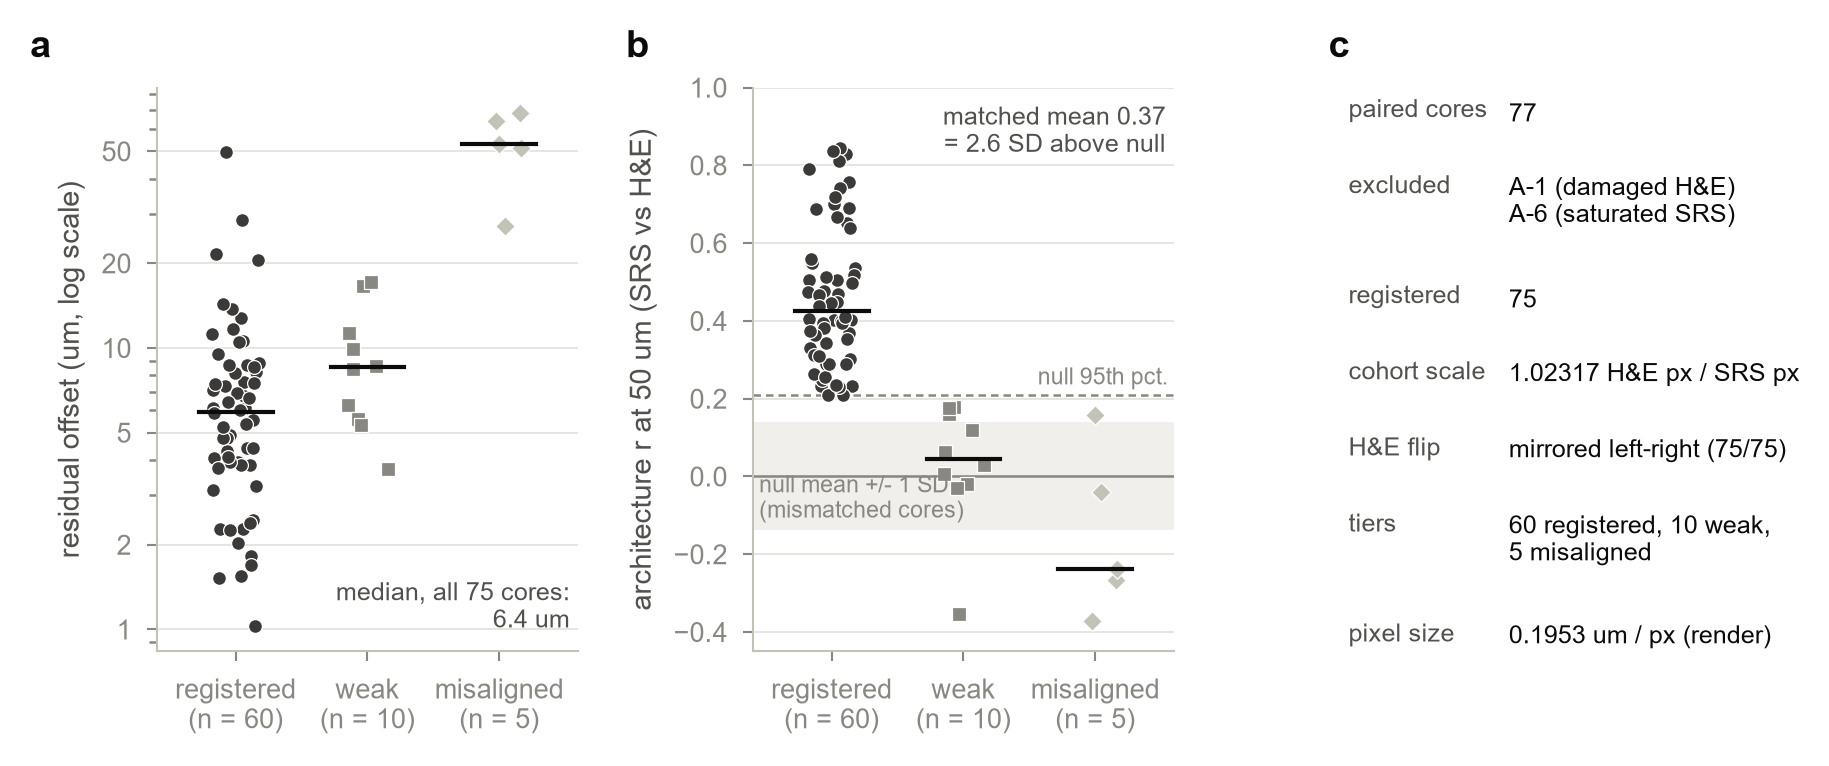

Recreate this plot in Python.
"""
Supplementary Figure S2 -- registration quality of the adjacent sections
(v2 pipeline outputs, read-only: VirtualH&E_Analysis_v2\\results).

(a) residual offset after registration per core (um), by registration tier.
(b) SRS-H&E architecture agreement at 50 um per core (matched sections)
    against the mismatched-core null (mean, +/- 1 SD band, 95th percentile).
(c) cohort facts: scale, mirroring, exclusions, tier counts.
Tiers are ordinal (registered > weak signal > misaligned): one-hue ink ramp
plus marker shape.
"""

import os
import sys
import json

sys.path.insert(0, os.path.dirname(os.path.abspath(__file__)))
import fcommon as F
import countlib as cl

import numpy as np
import pandas as pd
import matplotlib.pyplot as plt

TIER = {"A_registered": ("registered", "#3b3a38", "o"), "B_weak_signal": ("weak", "#898781", "s"),
        "C_misaligned": ("misaligned", "#c3c2b7", "D")}


def strip(ax, T, col):
    rng = np.random.default_rng(0)
    for i, (t, (lab, c, mk)) in enumerate(TIER.items()):
        v = T[T.tier == t][col].values
        ax.scatter(i + rng.uniform(-0.18, 0.18, len(v)), v, s=11, marker=mk, color=c, edgecolor="white", lw=0.3,
                   zorder=3)
        ax.plot([i - 0.28, i + 0.28], [np.median(v)] * 2, color=F.INK, lw=1.0, zorder=4)
    ax.set_xticks(range(3)); ax.set_xticklabels([f"{v[0]}\n(n = {(T.tier == k).sum()})" for k, v in TIER.items()])
    ax.set_xlim(-0.6, 2.6); ax.grid(axis="x", visible=False)


if __name__ == "__main__":
    F.apply()
    T = pd.read_csv(os.path.join(cl.V2_RESULTS, "16_transforms.csv"))
    J = json.load(open(os.path.join(cl.V2_RESULTS, "06_registration.json")))
    fig = plt.figure(figsize=(F.DOUBLE, 62 * F.MM))
    gs = fig.add_gridspec(1, 3, width_ratios=[1, 1, 0.95], wspace=0.42)

    ax = fig.add_subplot(gs[0, 0])
    strip(ax, T, "resid_um")
    ax.set_yscale("log"); ax.set_yticks([1, 2, 5, 10, 20, 50]); ax.set_yticklabels(["1", "2", "5", "10", "20", "50"])
    ax.set_ylabel("residual offset (um, log scale)")
    ax.text(0.98, 0.03, f"median, all 75 cores:\n{T.resid_um.median():.1f} um", transform=ax.transAxes,
            ha="right", va="bottom", fontsize=6, color=F.INK2)
    F.panel_label(ax, "a", x=-0.3, y=1.04)

    ax = fig.add_subplot(gs[0, 1])
    mu, sd, p95 = J["null_mean"], J["null_sd"], J["null_p95"]
    ax.axhspan(mu - sd, mu + sd, color="#f0efec", lw=0, zorder=0)
    ax.axhline(mu, color=F.MUTED, lw=0.6)
    ax.axhline(p95, color=F.MUTED, lw=0.6, ls=(0, (3, 2)))
    strip(ax, T, "r_50um")
    ax.text(2.55, p95 + 0.015, "null 95th pct.", fontsize=5.5, color=F.MUTED, ha="right", va="bottom")
    ax.text(-0.55, mu - sd + 0.015, "null mean +/- 1 SD\n(mismatched cores)", fontsize=5.5, color=F.MUTED, ha="left", va="bottom")
    ax.set_ylabel("architecture r at 50 um (SRS vs H&E)")
    ax.text(0.98, 0.97, f"matched mean {J['matched_mean']:.2f}\n= {J['separation_null_sd']:.1f} SD above null",
            transform=ax.transAxes, ha="right", va="top", fontsize=6, color=F.INK2)
    ax.set_ylim(-0.45, 1.0)
    F.panel_label(ax, "b", x=-0.3, y=1.04)

    ax = fig.add_subplot(gs[0, 2]); ax.axis("off")
    lines = [("paired cores", "77"),
             ("excluded", "A-1 (damaged H&E)\nA-6 (saturated SRS)"),
             ("registered", "75"),
             ("cohort scale", f"{J['cohort_scale']:.5f} H&E px / SRS px"),
             ("H&E flip", f"mirrored left-right ({int(T.mirror_he_lr.sum())}/75)"),
             ("tiers", f"{(T.tier == 'A_registered').sum()} registered, {(T.tier == 'B_weak_signal').sum()} weak,"
                       f"\n{(T.tier == 'C_misaligned').sum()} misaligned"),
             ("pixel size", "0.1953 um / px (render)")]
    y = 0.98
    for k, v in lines:
        ax.text(0.0, y, k, transform=ax.transAxes, fontsize=6, color=F.INK2, va="top")
        ax.text(0.40, y, v, transform=ax.transAxes, fontsize=6, color=F.INK, va="top", linespacing=1.15)
        y -= 0.135 + 0.06 * v.count("\n")
    F.panel_label(ax, "c", x=-0.05, y=1.04)
    src = T[["core", "tier", "resid_um", "r_50um", "mirror_he_lr", "scale_he_px_per_srs_px", "eval_eligible"]].assign(
        null_mean=mu, null_sd=sd, null_p95=p95, matched_mean=J["matched_mean"], separation_sd=J["separation_null_sd"])
    F.save(fig, "figS2_registration", {"cores": src})
